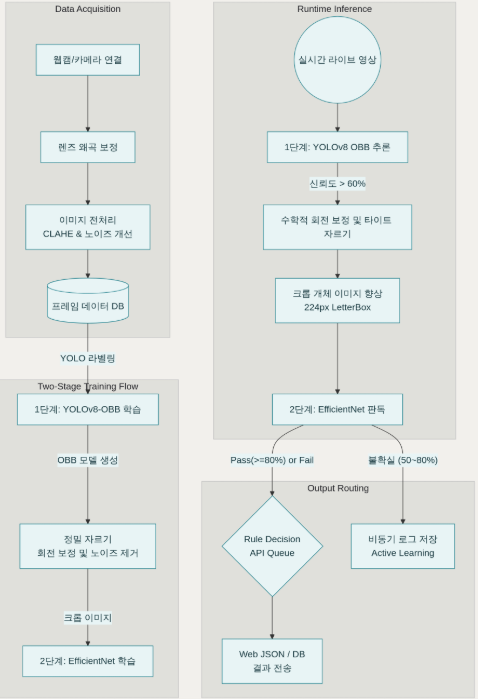
#> input picture two_stage_pipeline/Flow Chart-Vision AI.png, 478 x 699 px, given in place of the camera
$ python camera_test.py   (older library calls are emulated)
#> lines starting #> are read from the running program, lines starting #| are printed output that depends on the picture; after the words box and inside, x2 and y2 are one past the last pixel; in counts of white or black regions, pixels touching at a corner belong together
import os
import cv2
import time
import numpy as np

# 로그 정리
os.environ["OPENCV_LOG_LEVEL"] = "SILENT"

is_paused = False
is_running = True

def mouse_callback(event, x, y, flags, param):
    """하단 UI 마우스 클릭 제어"""
    global is_paused, is_running
    if event == cv2.EVENT_LBUTTONDOWN:
        if 500 <= y <= 560:
            if 20 <= x <= 120:      is_paused = False
            elif 140 <= x <= 240:   is_paused = True
            elif 260 <= x <= 360:   is_running = False

def analyze_frame_metrics(frame_bgr):
    """
    핵심 품질 지표(명암비, 선명도)만 백그라운드에서 빠르게 계산합니다.
    """
    gray = cv2.cvtColor(frame_bgr, cv2.COLOR_BGR2GRAY)

    # ① 명암비 차이 (Otsu 이진화 기반 자동 배경/객체 분리)
    _, mask = cv2.threshold(gray, 0, 255, cv2.THRESH_BINARY + cv2.THRESH_OTSU)
    bg_mean = cv2.mean(gray, mask=cv2.bitwise_not(mask))[0]
    obj_mean = cv2.mean(gray, mask=mask)[0]
    contrast_gap = abs(obj_mean - bg_mean)

    # ② 엣지 선명도 (Laplacian 분산 - 초점 및 모션블러 확인)
    sharpness = cv2.Laplacian(gray, cv2.CV_64F).var()

    return contrast_gap, sharpness

def main():
    global is_paused, is_running
    os.system('cls' if os.name == 'nt' else 'clear')

    cap = cv2.VideoCapture(0, cv2.CAP_DSHOW)
    if not cap.isOpened():
        print("[ERROR] Camera not found.")
        return

    # 카메라 해상도 설정
    cap.set(cv2.CAP_PROP_FRAME_WIDTH, 1280)
    cap.set(cv2.CAP_PROP_FRAME_HEIGHT, 720)

    window_name = 'Quality Inspection Monitor - Final Clean View'
    cv2.namedWindow(window_name)
    cv2.setMouseCallback(window_name, mouse_callback)

    # UI 캔버스 (가로 1000px: 메인 화면 640px + 정보 패널 360px)
    base_canvas = np.zeros((580, 1000, 3), dtype=np.uint8)

    cv2.rectangle(base_canvas, (640, 0), (1000, 480), (30, 30, 30), -1) # 우측 패널
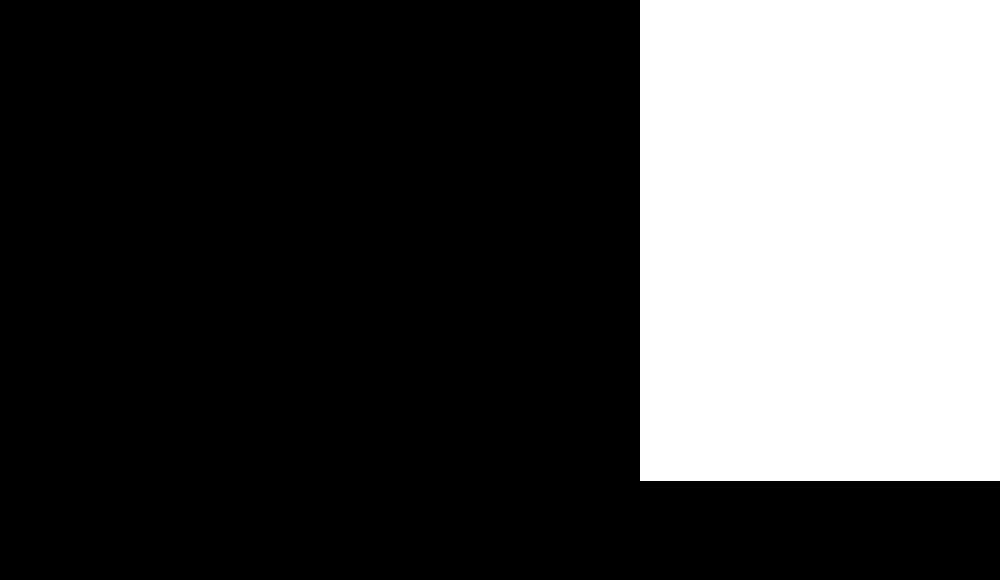
#> base_canvas: shape (580, 1000, 3); values 0 (black) and 30 (white), 29.9% white; 1 white region, box (x1, y1, x2, y2) and area: (640, 0, 1000, 481) 173160
    cv2.rectangle(base_canvas, (0, 480), (1000, 580), (40, 40, 40), -1) # 하단 패널

    # 하단 컨트롤 버튼
    cv2.rectangle(base_canvas, (20, 500), (120, 560), (0, 180, 0), -1)
    cv2.putText(base_canvas, "PLAY", (45, 538), cv2.FONT_HERSHEY_SIMPLEX, 0.6, (255, 255, 255), 2)
    cv2.rectangle(base_canvas, (140, 500), (240, 560), (0, 120, 255), -1)
    cv2.putText(base_canvas, "PAUSE", (160, 538), cv2.FONT_HERSHEY_SIMPLEX, 0.6, (255, 255, 255), 2)
    cv2.rectangle(base_canvas, (260, 500), (360, 560), (50, 50, 180), -1)
    cv2.putText(base_canvas, "EXIT", (290, 538), cv2.FONT_HERSHEY_SIMPLEX, 0.6, (255, 255, 255), 2)
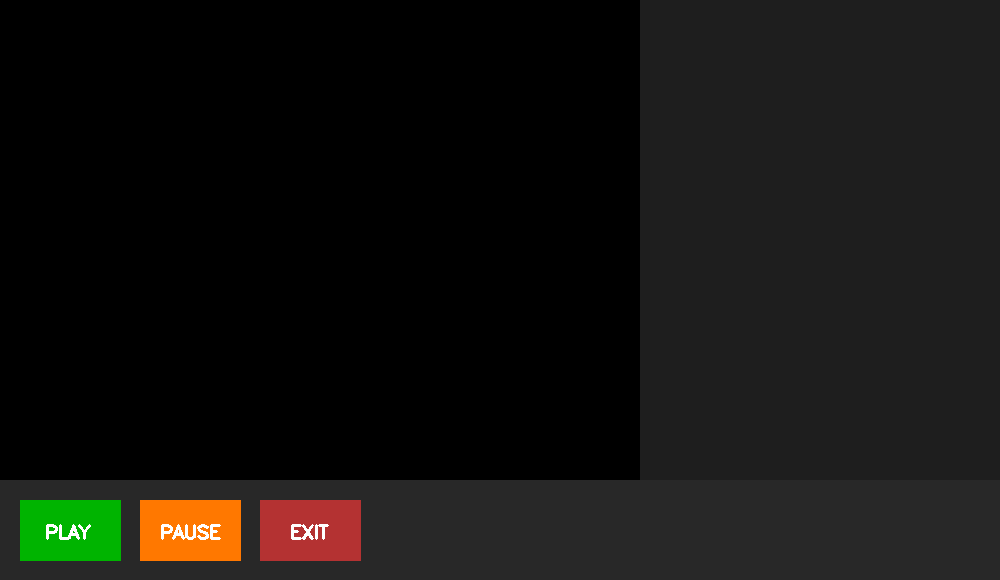
#> base_canvas: shape (580, 1000, 3); mean of channels 0, 1, 2 15.6, 18.5, 19.4; drawn as B, G, R

    prev_time = 0

    while is_running:
        if cv2.getWindowProperty(window_name, cv2.WND_PROP_VISIBLE) < 1:
            break

        if not is_paused:
            ret, frame = cap.read()
#> frame is the input picture: shape (699, 478, 3); mean B, G, R 224.1, 227.3, 224
            if not ret: break

            frame_resized = cv2.resize(frame, (640, 480))
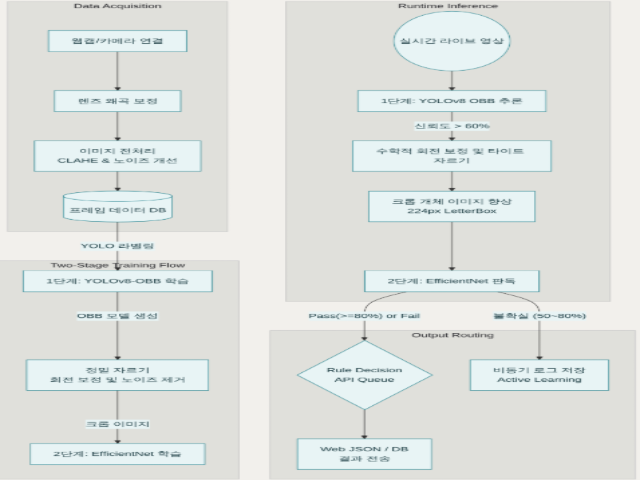
#> frame_resized: shape (480, 640, 3); mean B, G, R 224, 227.3, 223.9

            # 백그라운드에서 지표만 빠르게 계산
            gap, sharpness = analyze_frame_metrics(frame_resized)
#> in analyze_frame_metrics, `_, mask = cv2.threshold(gray, 0, 255, cv2.THRESH_BINARY + cv2.THRESH_O..`:
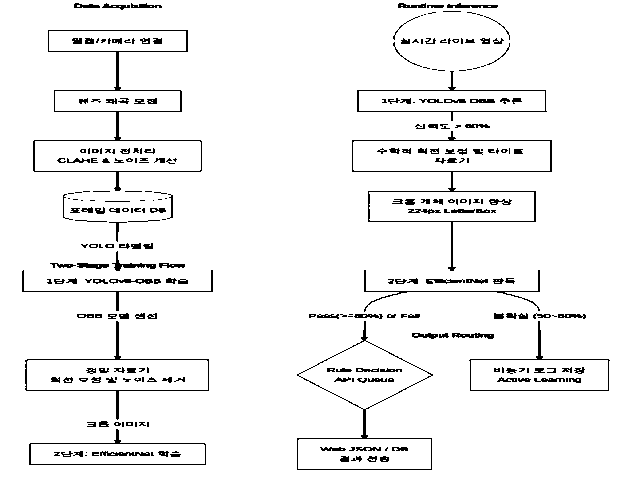
#> mask: shape (480, 640); 95.1% white; black in thin lines or dots, all inside (x1, y1, x2, y2) = (22, 3, 610, 470)
#> in analyze_frame_metrics, `bg_mean = cv2.mean(gray, mask=cv2.bitwise_not(mask))[0]`: bg_mean = 170.8
#> in analyze_frame_metrics, `obj_mean = cv2.mean(gray, mask=mask)[0]`: obj_mean = 228.5
#> in analyze_frame_metrics, `contrast_gap = abs(obj_mean - bg_mean)`: contrast_gap = 57.72
#> in analyze_frame_metrics, `sharpness = cv2.Laplacian(gray, cv2.CV_64F).var()`: sharpness = 630.9
#> gap = 57.72; sharpness = 630.9

            curr_time = time.time()
            fps = 1 / (curr_time - prev_time) if prev_time > 0 else 0
            prev_time = curr_time

            canvas = base_canvas.copy()

            # 1. 메인 화면에 컬러 원본 전체 출력 (하얀 박스 및 텍스트 오버레이 제거됨)
            canvas[0:480, 0:640] = frame_resized
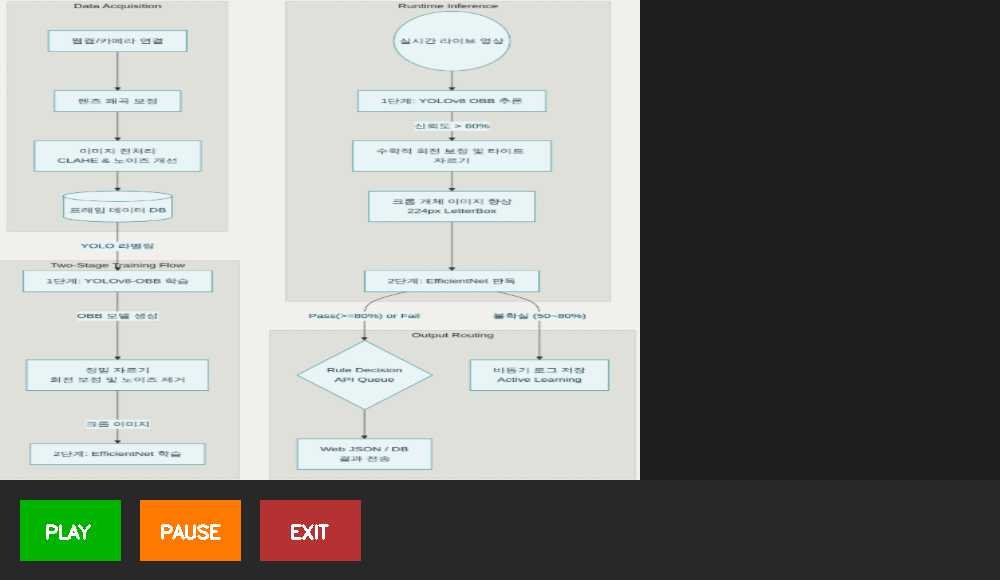
#> canvas: shape (580, 1000, 3); mean of channels 0, 1, 2 134.2, 138.9, 138; drawn as B, G, R

            # 2. 우측 대시보드 텍스트 출력
            cv2.putText(canvas, "[1] Contrast Gap", (660, 50), cv2.FONT_HERSHEY_SIMPLEX, 0.6, (200, 200, 200), 2)
            cv2.putText(canvas, f"Gap Value : {gap:.1f}", (660, 80), cv2.FONT_HERSHEY_SIMPLEX, 0.7, (0, 255, 255), 2)
            cv2.putText(canvas, "Target    : > 30~50", (660, 110), cv2.FONT_HERSHEY_SIMPLEX, 0.5, (150, 150, 150), 1)
            cv2.putText(canvas, "Meaning   : YOLO Accuracy", (660, 130), cv2.FONT_HERSHEY_SIMPLEX, 0.4, (100, 100, 100), 1)

            cv2.putText(canvas, "[2] Edge Sharpness", (660, 190), cv2.FONT_HERSHEY_SIMPLEX, 0.6, (200, 200, 200), 2)
            cv2.putText(canvas, f"Laplacian : {sharpness:.1f}", (660, 220), cv2.FONT_HERSHEY_SIMPLEX, 0.7, (0, 255, 0), 2)
            cv2.putText(canvas, "Target    : Monitor for Blur", (660, 250), cv2.FONT_HERSHEY_SIMPLEX, 0.5, (150, 150, 150), 1)
            cv2.putText(canvas, "Meaning   : Focus Status", (660, 270), cv2.FONT_HERSHEY_SIMPLEX, 0.4, (100, 100, 100), 1)

            cv2.putText(canvas, "[3] Real-time FPS", (660, 330), cv2.FONT_HERSHEY_SIMPLEX, 0.6, (200, 200, 200), 2)
            cv2.putText(canvas, f"Current   : {fps:.1f} FPS", (660, 360), cv2.FONT_HERSHEY_SIMPLEX, 0.7, (255, 100, 100), 2)
            cv2.putText(canvas, "Capacity  : > 10 FPS needed", (660, 390), cv2.FONT_HERSHEY_SIMPLEX, 0.5, (150, 150, 150), 1)
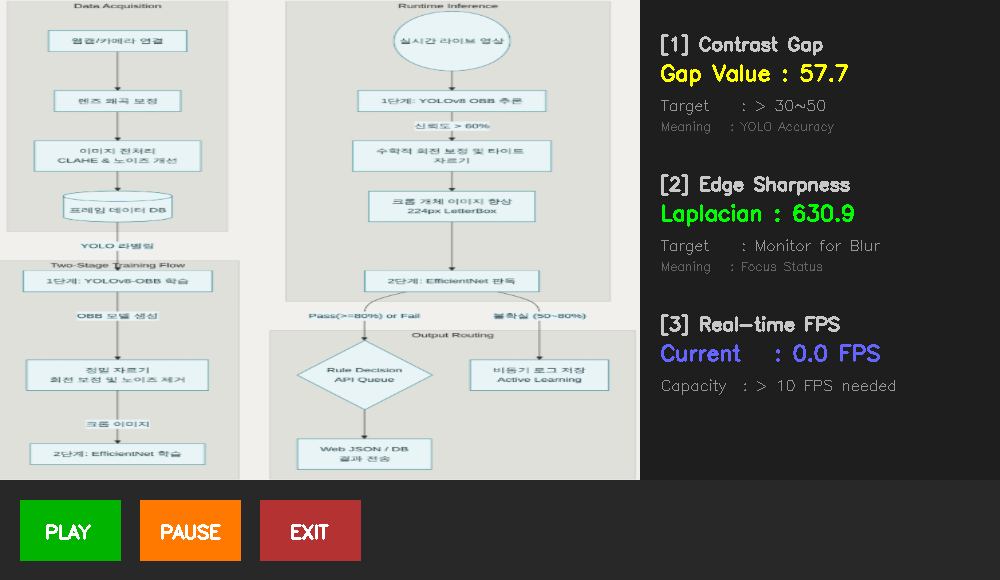
#> canvas: shape (580, 1000, 3); mean of channels 0, 1, 2 135.9, 141.4, 139.8; drawn as B, G, R

            if is_paused:
                cv2.putText(canvas, "--- PAUSED ---", (180, 240), cv2.FONT_HERSHEY_SIMPLEX, 1.2, (0, 0, 255), 3)

            cv2.imshow(window_name, canvas)

        key = cv2.waitKey(1) & 0xFF
#> (key q is pressed here)
        if key == ord('q'): break

    if cap is not None:
        cap.release()
    cv2.destroyAllWindows()

if __name__ == "__main__":
    main()
